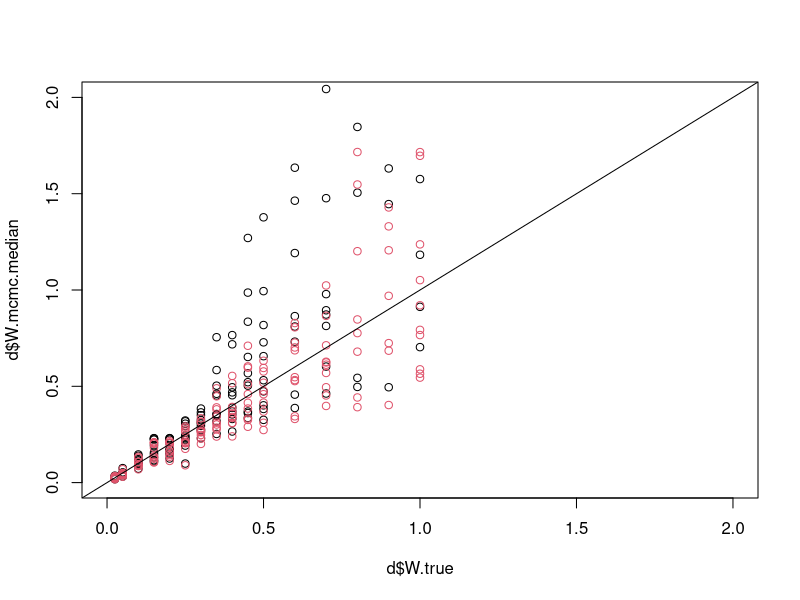

R code for this plot:


d.true <- read.table("true_W.txt", header=T)
d.uniform <- read.table("Wmcmc_Uniform.txt", header=T)
d.jeffreys <- read.table("Wmcmc_Jeffreys.txt", header=T)
d.gamma <- read.table("Wmcmc_Gamma.txt", header=T)

d <- merge(d.true, d.uniform, by=c("subject"))

plot(d$W.true, d$W.mcmc.median, ylim=c(0,2), xlim=c(0,2) )
points(d$W.true, d$W.ML, col=2)
abline(0,1)

## TODO: Analyze R^2 and MSE -- The scatter plot is very misleading -- the MCMC models are better by these measures!
